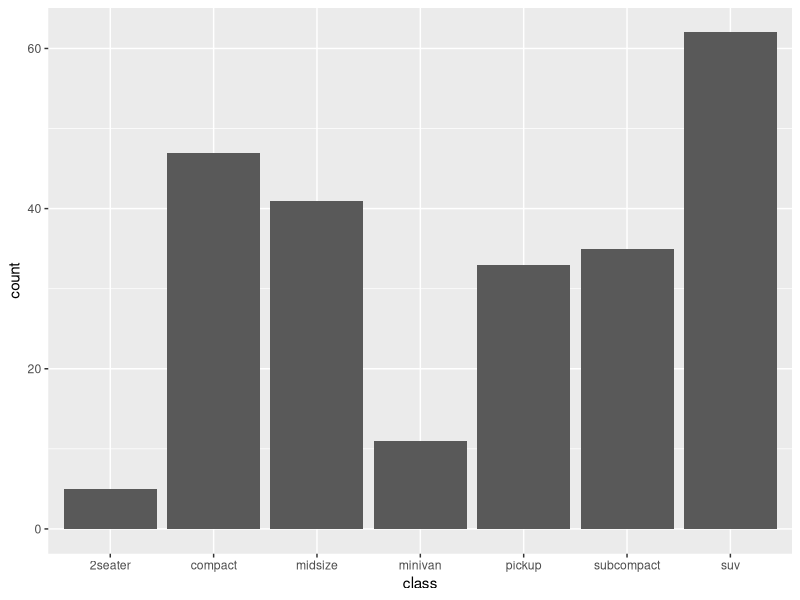
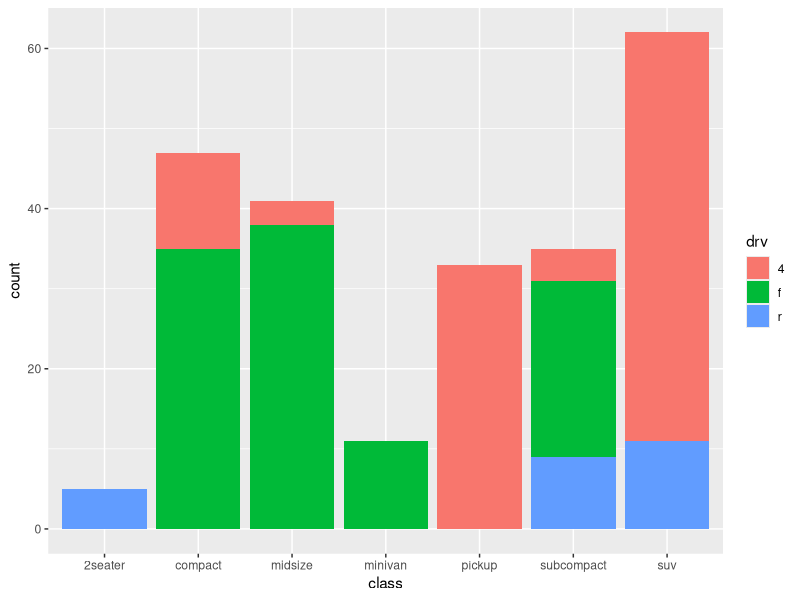
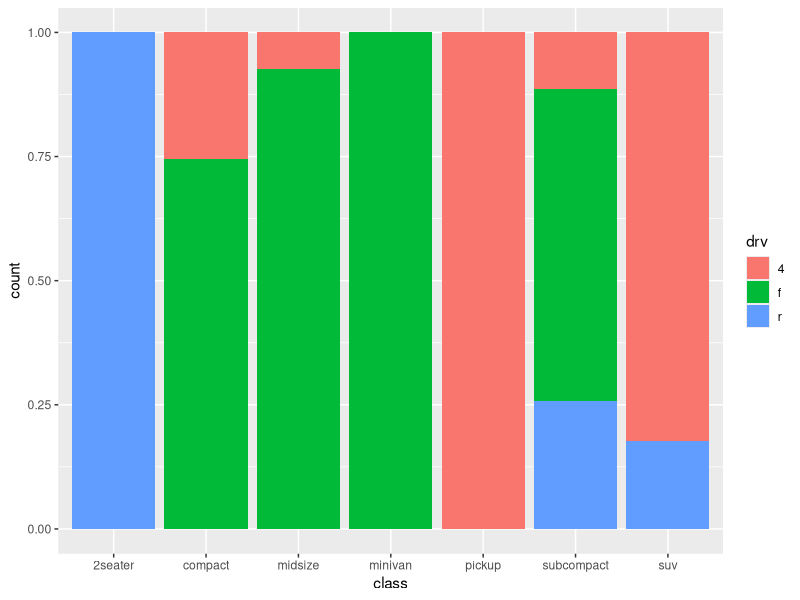
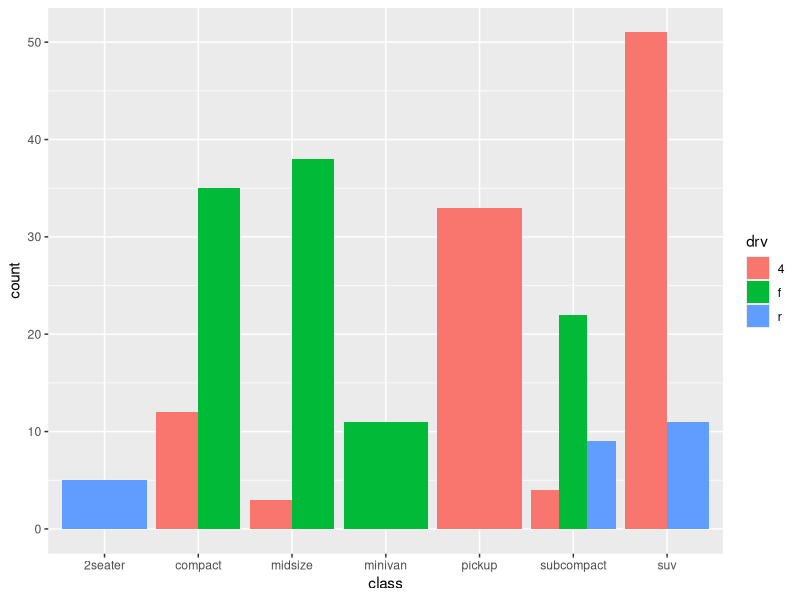

These figures' R source, in order:
# Barplots are a useful way of displaying occurence counts when a histogram isn't 
# quite what you're looking for! 
# In ggplot2, there are two types of bar charts, 
# determined by what is mapped to bar height

library(ggplot2)
df <-mpg

# counts (or sums of weights)
g <- ggplot(df, aes(class))
# Number of cars in each class:
b1<- g + geom_bar()
print(b1)

# Bar charts are automatically stacked when multiple bars are placed
# at the same location
b2 <-g + geom_bar(aes(fill = drv))
print(b2)

b3 <- g + geom_bar(aes(fill = drv), position = "fill")
print(b3)

# You can instead dodge, or fill them
b4 <-g + geom_bar(aes(fill = drv), position = "dodge")
print(b4)